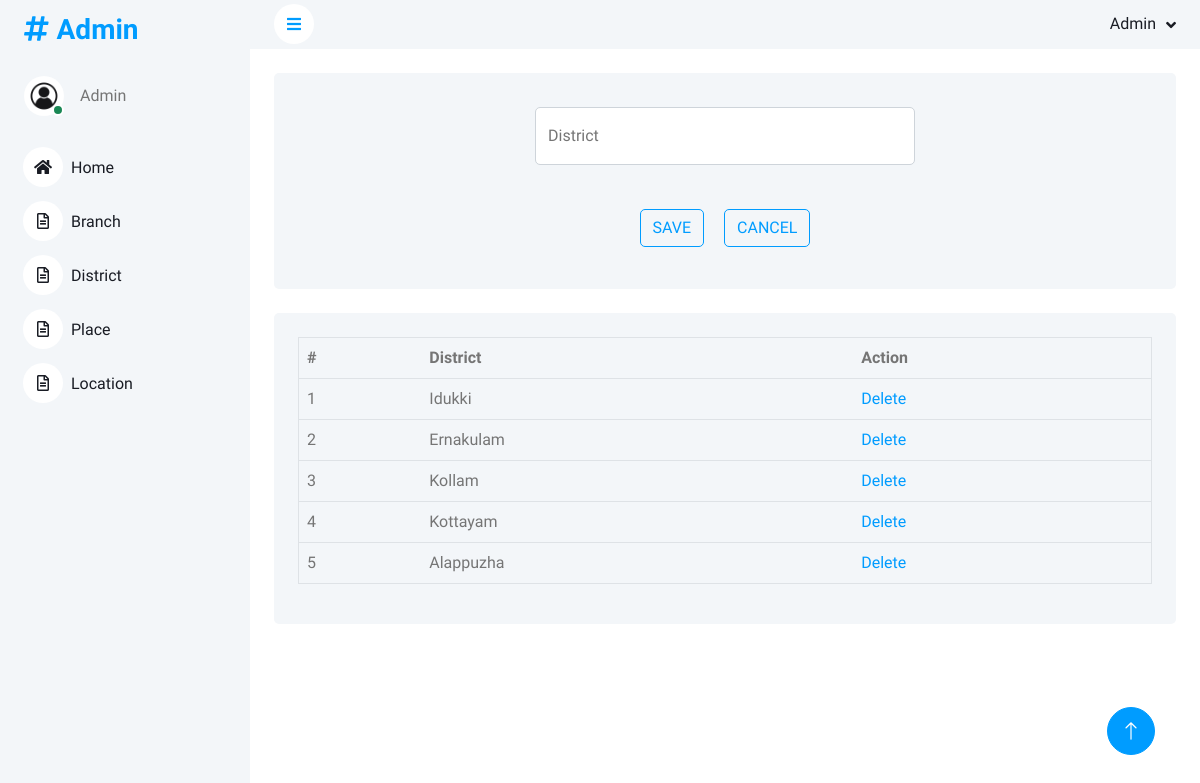
Page /Project/Admin/District.php on the committed database.
### tables this page shows
CREATE TABLE `tbl_district` (
  `district_id` int(11) NOT NULL auto_increment,
  `district_name` varchar(100) NOT NULL,
  PRIMARY KEY  (`district_id`)
);

### Project/Admin/District.php (the view, shortened to what this page needs)
<?php
include("Head.php");
?>
<!DOCTYPE html PUBLIC "-//W3C//DTD XHTML 1.0 Transitional//EN" "http://www.w3.org/TR/xhtml1/DTD/xhtml1-transitional.dtd">
<html xmlns="http://www.w3.org/1999/xhtml">
<head>
</head>
<body>
 <form id="form1" name="form1" method="post" action="">
 <div class="container-fluid pt-4 px-4">
<div class="bg-light rounded h-100 p-4">
 <table width="400" align="center" cellpadding="10" style="border-collapse:collapse">
 <tr>
 <td>
 <div class="form-floating mb-3">
 <input type="text" name="district" placeholder="District" class="form-control" autocomplete="off" required="required" >
 <label for="floatingInput">District</label>
</div>
 </td>
 </tr>
 <tr>
 <td colspan="2" align="center">
 <input type="submit" name="save" class="btn btn-outline-primary m-2" value="SAVE" >
 <input type="reset" name="cancel" class="btn btn-outline-primary m-2" value="CANCEL" /></td>
 </tr>
 </table>
 </form>
</div>
</div>
 <div class="container-fluid pt-4 px-4">
<div class="bg-light rounded h-100 p-4">
 <table  border="1" align ="center" class="table table-hover" cellpadding="10">
   <tr>
     <th>#</th>
     <th>District</th>
     <th>Action</th>
   </tr>
   <?php
   $i=0;
   $selqry="select * from tbl_district";
   $data=mysql_query($selqry);
   while($row=mysql_fetch_array($data))
   {
	   $i++;
	?>
    <tr>
     <td><?php echo $i?></td>
     <td><?php echo $row["district_name"]?></td>
     <td><a href="District.php?did=<?php echo $row["district_id"]?>">Delete</a></td>
    </tr>
    <?php
   }
   ?>
   </table>
 </body>
 <?php
include("Foot.php");
?>
</html>

### Project/Assets/Templates/Admin/css/style.css (style rules this page uses)
:root { --primary: #009CFF; --light: #F3F6F9; --dark: #191C24; }
.btn { transition: .5s; }

### rows in the picture
tbl_district: district_name "Idukki"
tbl_district: district_name "Ernakulam"
tbl_district: district_name "Kollam"
tbl_district: district_name "Kottayam"
tbl_district: district_name "Alappuzha"
